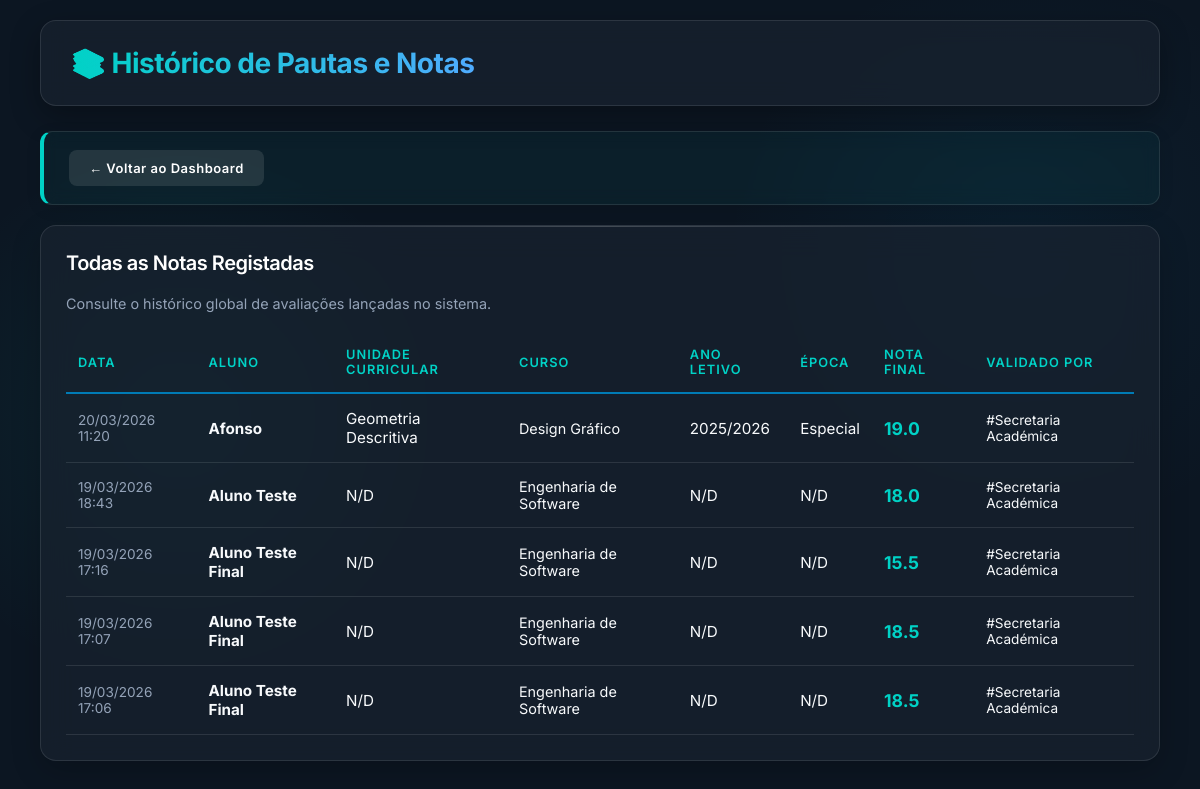
The page /aula02/historico_pautas.php (signed in) on the database its author committed.
### tables this page shows
CREATE TABLE `notas` (
  `id` int(11) NOT NULL,
  `utilizador_id` int(11) NOT NULL,
  `curso_id` int(11) NOT NULL,
  `nota` decimal(4,2) NOT NULL,
  `data_lancamento` datetime DEFAULT current_timestamp(),
  `lancado_por` int(11) DEFAULT NULL,
  `ano_letivo` varchar(20) DEFAULT NULL,
  `epoca` varchar(50) DEFAULT NULL,
  `uc_id` int(11) DEFAULT NULL
);

CREATE TABLE `usuarios` (
  `id` int(11) NOT NULL,
  `nome` varchar(100) NOT NULL,
  `email` varchar(100) NOT NULL,
  `senha` varchar(255) NOT NULL,
  `nivel` enum('admin','aluno') NOT NULL DEFAULT 'aluno',
  `perfil` enum('Aluno','Funcionário','Gestor') DEFAULT 'Aluno'
);

CREATE TABLE `disciplinas` (
  `Id_disciplina` int(11) NOT NULL,
  `nome_disciplina` varchar(100) NOT NULL,
  `carga_horaria` int(11) NOT NULL,
  `curso_id` int(11) DEFAULT NULL
);

CREATE TABLE `cursos` (
  `Id_cursos` int(11) NOT NULL,
  `Nome` varchar(100) NOT NULL,
  `duracao` int(11) NOT NULL,
  `descricao` text DEFAULT NULL,
  `data_cadastro` timestamp NOT NULL DEFAULT current_timestamp()
);

### aula02/historico_pautas.php (the view, shortened to what this page needs)
<?php
require_once 'config.php';
$query = "SELECT n.id, n.nota, n.ano_letivo, n.epoca, n.data_lancamento,
                 u.nome as aluno, c.Nome as curso, d.nome_disciplina as uc_nome,
                 f.nome as funcionario
          FROM notas n
          JOIN usuarios u ON n.utilizador_id = u.id
          JOIN cursos c ON n.curso_id = c.Id_cursos
          LEFT JOIN disciplinas d ON n.uc_id = d.Id_disciplina
          LEFT JOIN usuarios f ON n.lancado_por = f.id
          ORDER BY n.data_lancamento DESC";
$notas = $conn->query($query);
?>
<!DOCTYPE html>
<html lang="pt">
<head>
    <link rel="stylesheet" href="estilos.css">
</head>
<body>
    <div class="header-box">
        <h1>📚 Histórico de Pautas e Notas</h1>
    </div>
    <div class="user-bar" style="margin-bottom: 20px;">
        <a href="dashboard.php" style="background: rgba(255,255,255,0.1); box-shadow: none;">← Voltar ao Dashboard</a>
    </div>
    <div class="container" style="max-width: 1200px; display: block; margin: 0 auto;">
        <div class="box">
            <h2>Todas as Notas Registadas</h2>
            <p style="color: var(--text-muted); font-size: 0.9rem; margin-bottom: 20px;">Consulte o histórico global de avaliações lançadas no sistema.</p>
            <?php if ($notas && $notas->num_rows > 0): ?>
                <table>
                    <thead>
                        <tr>
                            <th>Data</th>
                            <th>Aluno</th>
                            <th>Unidade Curricular</th>
                            <th>Curso</th>
                            <th>Ano Letivo</th>
                            <th>Época</th>
                            <th>Nota Final</th>
                            <th>Validado Por</th>
                        </tr>
                    </thead>
                    <tbody>
                        <?php while($n = $notas->fetch_assoc()): ?>
                        <tr>
                            <td style="font-size: 0.85rem; color: var(--text-muted);"><?= date('d/m/Y H:i', strtotime($n['data_lancamento'])) ?></td>
                            <td><strong><?= htmlspecialchars($n['aluno']) ?></strong></td>
                            <td><?= htmlspecialchars($n['uc_nome'] ?? 'N/D') ?></td>
                            <td style="font-size: 0.9rem;"><?= htmlspecialchars($n['curso']) ?></td>
                            <td><?= htmlspecialchars($n['ano_letivo'] ?? 'N/D') ?></td>
                            <td><?= htmlspecialchars($n['epoca'] ?? 'N/D') ?></td>
                            <td>
                                <span style="color: var(--primary); font-weight: bold; font-size: 1.1rem;"><?= number_format($n['nota'], 1) ?></span>
                            </td>
                            <td style="font-size: 0.85rem;">#<?= htmlspecialchars($n['funcionario'] ?? 'Sis') ?></td>
                        </tr>
                        <?php endwhile; ?>
                    </tbody>
                </table>
            <?php else: ?>
                <div style="background: rgba(0,0,0,0.2); padding: 40px; border-radius: 8px; text-align: center;">
                    <p style="color: var(--text-muted); font-size: 1.1rem;">Ainda não existem registos de notas no sistema.</p>
                </div>
            <?php endif; ?>
        </div>
    </div>
</body>
</html>

### aula02/estilos.css (style rules this page uses)
:root { --primary: #00d2c6; --primary-hover: #00a4aa; --primary-dark: #007bb5; --bg-main: #0c1622; --bg-card: rgba(25, 35, 48, 0.7); --bg-card-hover: rgba(30, 45, 60, 0.9); --border-light: rgba(255, 255, 255, 0.1); --text-main: #f8fafc; --text-muted: #94a3b8; --danger: #ef4444; --danger-hover: #dc2626; --success: #10b981; }
body { font-family: 'Inter', sans-serif; margin: 0; padding: 20px 40px; background-color: var(--bg-main); background-image: radial-gradient(circle at 15% 50%, rgba(0, 210, 198, 0.08), transparent 25%), radial-gradient(circle at 85% 30%, rgba(0, 123, 181, 0.08), transparent 25%); background-attachment: fixed; color: var(--text-main); min-height: 100vh; }
.header-box { background: var(--bg-card); backdrop-filter: blur(12px); -webkit-backdrop-filter: blur(12px); border: 1px solid var(--border-light); padding: 25px 30px; border-radius: 16px; margin-bottom: 25px; box-shadow: 0 10px 30px rgba(0, 0, 0, 0.3); width: 100%; box-sizing: border-box; display: flex; align-items: center; }
.header-box h1 { margin: 0; font-weight: 700; font-size: 28px; background: linear-gradient(to right, var(--primary), #4facfe); -webkit-background-clip: text; background-clip: text; -webkit-text-fill-color: transparent; letter-spacing: -0.5px; }
.user-bar { background: rgba(0, 210, 198, 0.05); backdrop-filter: blur(8px); padding: 18px 25px; border-radius: 12px; margin-bottom: 35px; border-left: 4px solid var(--primary); border-top: 1px solid var(--border-light); border-right: 1px solid var(--border-light); border-bottom: 1px solid var(--border-light); display: flex; justify-content: space-between; align-items: center; box-shadow: 0 4px 15px rgba(0, 0, 0, 0.1); }
.user-bar a { color: white; background: linear-gradient(135deg, var(--danger), #b91c1c); padding: 10px 20px; border-radius: 8px; text-decoration: none; font-weight: 600; font-size: 13px; letter-spacing: 0.5px; transition: all 0.3s ease; box-shadow: 0 4px 10px rgba(239, 68, 68, 0.3); }
.container { display: flex; gap: 30px; align-items: flex-start; }
.box { background: var(--bg-card); backdrop-filter: blur(16px); -webkit-backdrop-filter: blur(16px); border: 1px solid var(--border-light); border-radius: 16px; box-shadow: 0 10px 30px rgba(0, 0, 0, 0.2); padding: 25px; flex: 1; min-width: 0; box-sizing: border-box; transition: all 0.3s ease; overflow: hidden; position: relative; color: var(--text-main); }
.box::before { content: ''; position: absolute; top: 0; left: 0; right: 0; height: 1px; background: linear-gradient(90deg, transparent, rgba(255,255,255,0.2), transparent); }
.box h2, .box h3 { margin-top: 0; margin-bottom: 20px; font-weight: 600; color: white; font-size: 1.25rem; letter-spacing: -0.5px; display: flex; align-items: center; gap: 10px; }
table { width: 100%; border-collapse: separate; border-spacing: 0; margin-top: 10px; }
th, td { padding: 15px 12px; text-align: left; border-bottom: 1px solid var(--border-light); word-wrap: break-word; font-size: 0.95rem; }
th { color: var(--primary); font-weight: 600; text-transform: uppercase; font-size: 0.8rem; letter-spacing: 1px; border-bottom: 2px solid var(--primary-dark); }
tr { transition: background 0.2s ease; }
a { transition: opacity 0.3s ease; }

### rows shown on the page
notas: data_lancamento "20/03/2026 11:20", utilizador.nome "Afonso", disciplinas.nome_disciplina "Geometria Descritiva", curso.Nome "Design Gráfico", ano_letivo "2025/2026", epoca "Especial", nota "19.0", usuarios.nome "Secretaria Académica"
notas: data_lancamento "19/03/2026 18:43", utilizador.nome "Aluno Teste", uc_nome "N/D", curso.Nome "Engenharia de Software", ano_letivo "N/D", epoca "N/D", nota "18.0", usuarios.nome "Secretaria Académica"
notas: data_lancamento "19/03/2026 17:16", utilizador.nome "Aluno Teste Final", uc_nome "N/D", curso.Nome "Engenharia de Software", ano_letivo "N/D", epoca "N/D", nota "15.5", usuarios.nome "Secretaria Académica"
notas: data_lancamento "19/03/2026 17:07", utilizador.nome "Aluno Teste Final", uc_nome "N/D", curso.Nome "Engenharia de Software", ano_letivo "N/D", epoca "N/D", nota "18.5", usuarios.nome "Secretaria Académica"
notas: data_lancamento "19/03/2026 17:06", utilizador.nome "Aluno Teste Final", uc_nome "N/D", curso.Nome "Engenharia de Software", ano_letivo "N/D", epoca "N/D", nota "18.5", usuarios.nome "Secretaria Académica"
